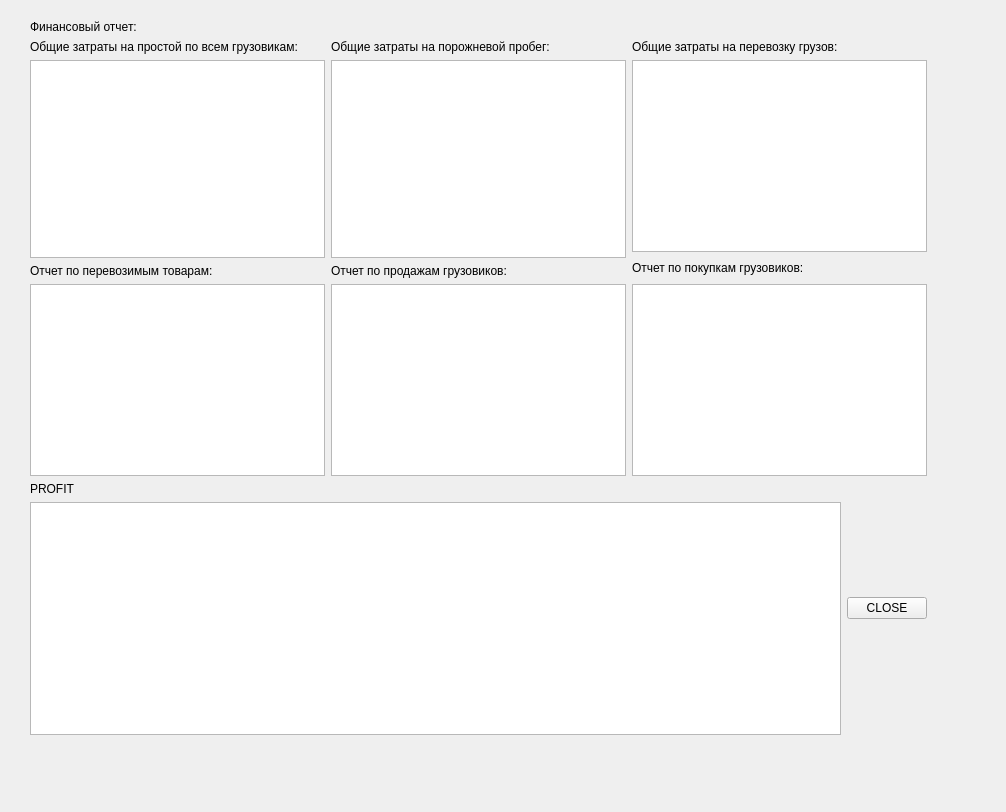
<?xml version="1.0" encoding="UTF-8"?>
<ui version="4.0">
 <class>report5</class>
 <widget class="QWidget" name="report5">
  <property name="geometry">
   <rect>
    <x>0</x>
    <y>0</y>
    <width>1006</width>
    <height>812</height>
   </rect>
  </property>
  <property name="windowTitle">
   <string>Form</string>
  </property>
  <widget class="QWidget" name="">
   <property name="geometry">
    <rect>
     <x>30</x>
     <y>20</y>
     <width>897</width>
     <height>715</height>
    </rect>
   </property>
   <layout class="QVBoxLayout" name="verticalLayout_3">
    <item>
     <layout class="QVBoxLayout" name="verticalLayout">
      <item>
       <widget class="QLabel" name="label">
        <property name="text">
         <string>Финансовый отчет:</string>
        </property>
       </widget>
      </item>
      <item>
       <layout class="QGridLayout" name="gridLayout">
        <item row="4" column="0">
         <widget class="QTableView" name="tov"/>
        </item>
        <item row="2" column="2" rowspan="2">
         <widget class="QLabel" name="label_7">
          <property name="text">
           <string>Отчет по покупкам грузовиков:</string>
          </property>
         </widget>
        </item>
        <item row="1" column="0" rowspan="2">
         <widget class="QTableView" name="prost"/>
        </item>
        <item row="0" column="1">
         <widget class="QLabel" name="label_3">
          <property name="text">
           <string>Общие затраты на порожневой пробег:</string>
          </property>
         </widget>
        </item>
        <item row="0" column="2">
         <widget class="QLabel" name="label_4">
          <property name="text">
           <string>Общие затраты на перевозку грузов:</string>
          </property>
         </widget>
        </item>
        <item row="1" column="2">
         <widget class="QTableView" name="polez"/>
        </item>
        <item row="3" column="0">
         <widget class="QLabel" name="label_5">
          <property name="text">
           <string>Отчет по перевозимым товарам:</string>
          </property>
         </widget>
        </item>
        <item row="0" column="0">
         <widget class="QLabel" name="label_2">
          <property name="text">
           <string>Общие затраты на простой по всем грузовикам:</string>
          </property>
         </widget>
        </item>
        <item row="4" column="2">
         <widget class="QTableView" name="buy"/>
        </item>
        <item row="3" column="1">
         <widget class="QLabel" name="label_6">
          <property name="text">
           <string>Отчет по продажам грузовиков:</string>
          </property>
         </widget>
        </item>
        <item row="1" column="1" rowspan="2">
         <widget class="QTableView" name="por"/>
        </item>
        <item row="4" column="1">
         <widget class="QTableView" name="sale"/>
        </item>
       </layout>
      </item>
     </layout>
    </item>
    <item>
     <layout class="QHBoxLayout" name="horizontalLayout">
      <item>
       <layout class="QVBoxLayout" name="verticalLayout_2">
        <item>
         <widget class="QLabel" name="label_8">
          <property name="text">
           <string>PROFIT</string>
          </property>
         </widget>
        </item>
        <item>
         <widget class="QTableView" name="otchet"/>
        </item>
       </layout>
      </item>
      <item>
       <widget class="QPushButton" name="pushButton">
        <property name="text">
         <string>CLOSE</string>
        </property>
       </widget>
      </item>
     </layout>
    </item>
   </layout>
  </widget>
 </widget>
 <resources/>
 <connections/>
</ui>
